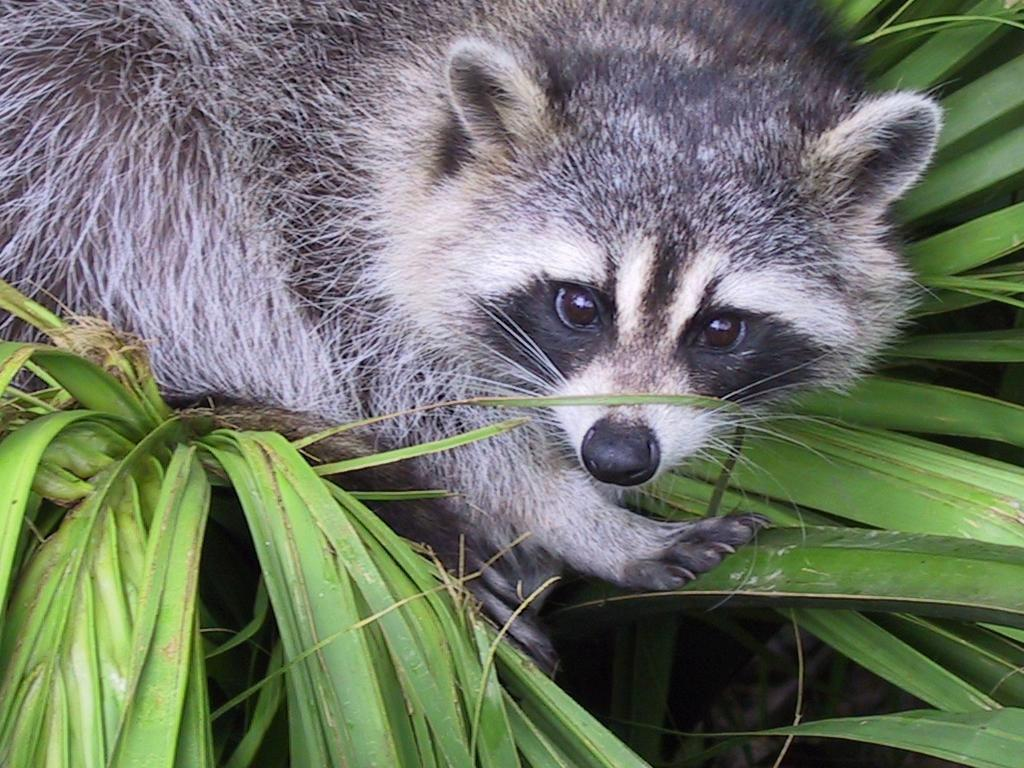
#> input picture 01_Arrays/ex03/animal.jpeg, 1024 x 768 px
$ python zoom.py animal.jpeg
#> lines starting #> are read from the running program, lines starting #| are printed output that depends on the picture
### 01_Arrays/ex03/load_image.py
import numpy as np
import imageio.v3 as iio
import array

"""
ft_load loads an image, prints its format, and its pixels
content in RGB format.
"""

def ft_load(path: str) -> array:
#> called with path = 'animal.jpeg'
    try:
        img = iio.imread(path)
#> img is the input picture: shape (768, 1024, 3); mean R, G, B 110.8, 117.7, 102.2
    except FileNotFoundError:
        print('Error: file doesnt exit')
        exit()
    print('The shape of image is: ',img.shape)
#| The shape of image is:  (768, 1024, 3)
    print(img)
#> (printed output is left out)
    return img

### 01_Arrays/ex03/zoom.py
import numpy as np
import imageio.v3 as iio
from load_image import ft_load
import matplotlib.pyplot as plt
import sys

def main():
    try:
        if len(sys.argv) != 2:
            raise AssertionError('Error: Only one argument allowed')
    except AssertionError as msg:
        print(msg)
        exit()
    path = sys.argv[1]
    img = ft_load(path)
    print('new shape', img[368:800, 300:700, :1].shape)
#| new shape (400, 400, 1)
    print(img[368:800, 300:700, :1])
#> (printed output is left out)
    imgplot = plt.imshow(img[100:500, 450:850, :1], cmap='gray')
    plt.show()
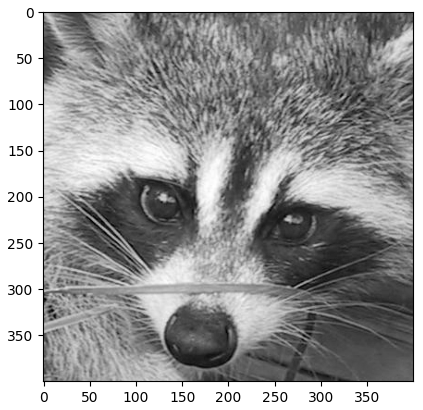
#> figure drawn by matplotlib, 1 panel
if __name__=="__main__":
    main()
